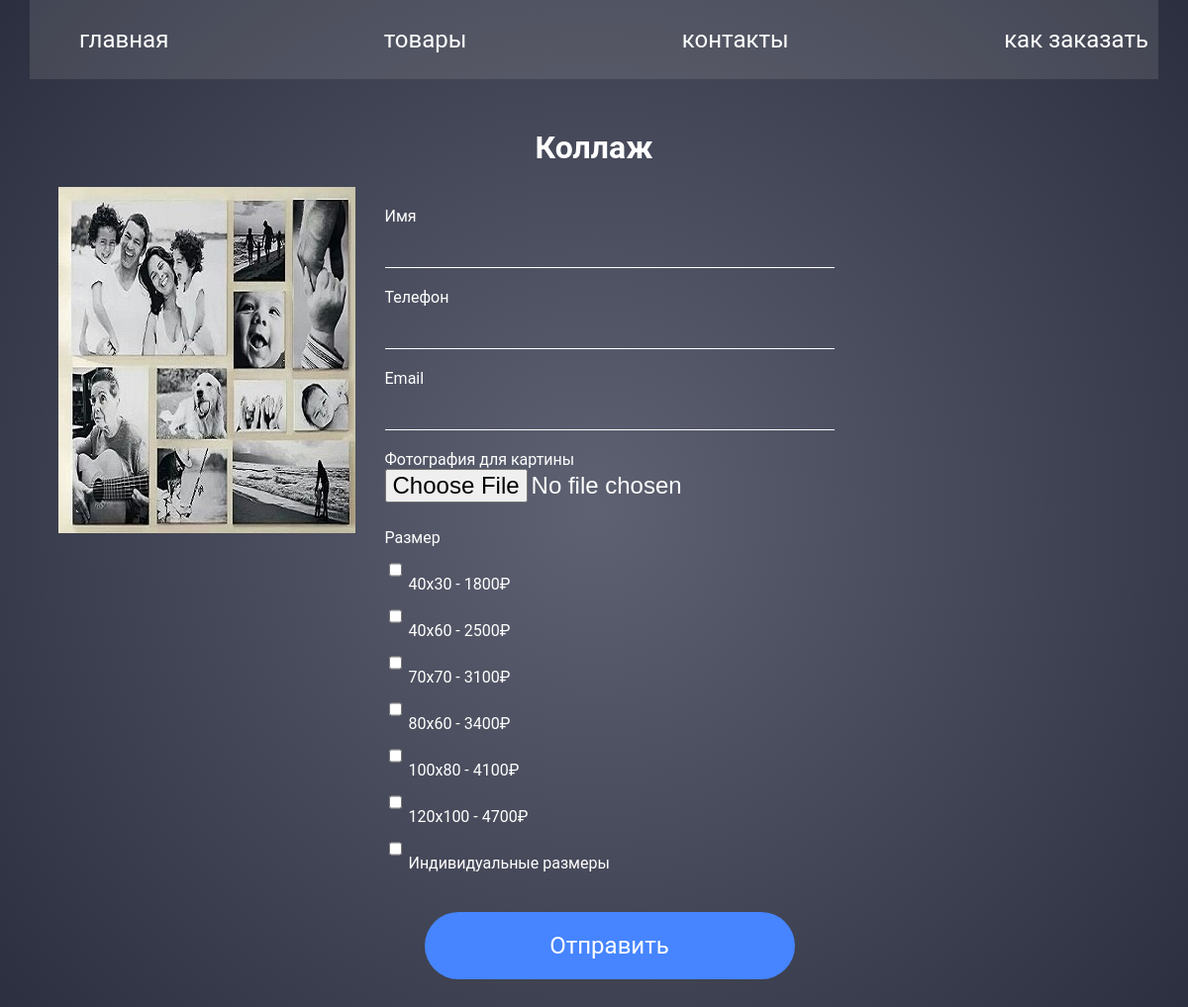
Screenshot of /product/2/ with the database file from the repository.
### goods/models.py (models this page shows, shortened)
class Cards(models.Model):
    slug = models.SlugField(max_length=255, unique=True, blank=True, null=True)
    card_name = models.CharField(max_length=50)
    card_photo = models.ImageField(upload_to='cards/images/', default='default.jpg')
    description = models.TextField(blank=True, null=True)
    time_created = models.DateTimeField(auto_now_add=True, null=True)
    is_published = models.BooleanField(default=True)
    class Meta:
        verbose_name = 'Товар'
        verbose_name_plural = 'Товары'

### goods/views.py (the view)
# urls.py: path('product/<str:pk>/', views.product, name='product'),
def product(request, pk):
    card_name = Cards.objects.get(id=pk)
    order_form = OrderForm()
    if request.method == 'POST':
        form = OrderForm(request.POST, request.FILES)
        if form.is_valid():
            form.save()
    return render(request, 'goods/product.html', {'card_name': card_name, 'order_form': order_form})

### goods/forms.py
class OrderForm(ModelForm):
    class Meta:
        model = Order
        fields = ['order_fio', 'order_phone', 'order_email', 'order_photo', 'size']
        widgets = {
            'size': forms.CheckboxSelectMultiple(),
        }

### goods/models.py (called while the page is built)
    def __str__(self):
        return self.picture_size

### goods/templates/goods/product.html (shortened to what this page needs)
 {% extends 'goods/base.html' %}
{% load static %}
{% block content %}
<div class="content">
    <h1>{{ card_name.card_name }}</h1>
    <div class="form_item">
        <div class="images">
            <div class="img_big">
                <img src="{{ card_name.card_photo.url }}" alt="">
            </div>
        </div>
        <div class="form_order">
            <form method="post" enctype="multipart/form-data">
                {% for field in order_form %}
                    <label for="">{{ field.label }}</label>
                    {{ field }}
                {% endfor %}
                <button class='fm_btn' type="submit">Отправить</button>
            </form>
        </div>
    </div>
</div>
{% endblock %}

### goods/static/css/style.css (style rules this page uses)
body { font-family: 'Roboto', sans-serif; margin: 0; padding: 0; background: radial-gradient(circle closest-corner, rgba(255, 255, 255, 0.2) 0%, rgba(0, 0, 0, 0.2) 100%), #363A4E; }
.content { max-width: 95%; margin: 0 auto; }
h1 { color: #FFF; text-align: center; }
button { background: #4685FF; border: none; border-radius: 45px; padding: 20px 45px; cursor: pointer; }
button::before { content: ''; position: absolute; box-shadow: 0 1px 3px rgba(0, 0, 0, 0.2); }
form { display: grid; }
.form_order { padding-left: 30px; }
label { color: #fff; padding-top: 20px; }
input { background: transparent; height: 40px; border: none; border-bottom: 1px solid #FFF; font-size: 24px; color: #FFF; }
input::placeholder { font-size: 24px; color: grey; }
#id_order_photo { border-bottom: none; }
.fm_btn { margin: 40px; color: #FFF; font-family: 'Roboto', sans-serif; font-size: 24px; }
.form_item { display: flex; }

### rows the page displays
Cards: card_name "Коллаж", card_photo (picture)

### other values shown
{{ field.label }} "Имя" "Телефон" "Email" "Фотография для картины" "Размер"
